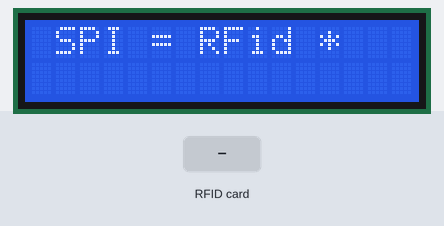
A sketch run on a simulated Arduino Uno, built with avr-gcc and run on an emulated ATmega328P. On the bench: 16×2 character LCD. Inputs (shaded band) come from the test bench.

Above: at 1.3 s.
1.4 s: RFID card 5E 7A 19 C4 held to the reader
At 2.7 s:
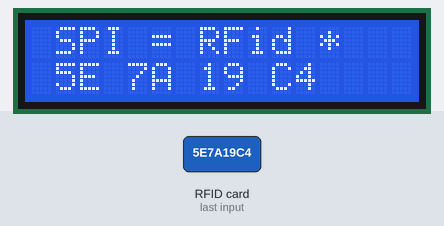
Timing chart, 0 to 4.4 s (numbered marks = the images above; inputs shaded):
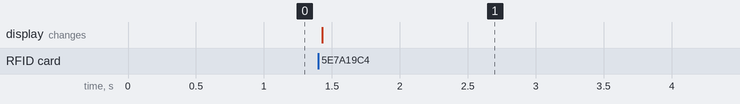

The sketch:

lcd_F_RFid.ino
```cpp
#include <LiquidCrystal.h>
#include <SPI.h>
#include <MFRC522.h>

#define RST_PIN         9           // Configurable, see typical pin layout above
#define SS_PIN          10          // Configurable, see typical pin layout above

MFRC522 mfrc522(SS_PIN, RST_PIN);   // Create MFRC522 instance

const int rs = 5, en = 3, d4 = 2, d5 = A2, d6 = 15, d7 = 14;
LiquidCrystal lcd(rs, en, d4, d5, d6, d7);

void setup() {
  lcd.begin(16, 2);
  lcd.print(" SPI = RFid * ");
  SPI.begin();                                                  // Init SPI bus
  mfrc522.PCD_Init();

  dump_byte_array(mfrc522.uid.uidByte, mfrc522.uid.size);
}
void dump_byte_array(byte *buffer, byte bufferSize) {
    for (byte i = 0; i < bufferSize; i++) {
        lcd.print(buffer[i] < 0x10 ? " 0" : " ");
        lcd.print(buffer[i], HEX);
    }
}

void loop() {
  lcd.setCursor(0,1);
 // Prepare key - all keys are set to FFFFFFFFFFFFh at chip delivery from the factory.
  MFRC522::MIFARE_Key key;
  for (byte i = 0; i < 6; i++) key.keyByte[i] = 0xFF;

  //some variables we need
  byte block;  byte len;
  MFRC522::StatusCode status;

  //-------------------------------------------

  // Reset the loop if no new card present on the sensor/reader. This saves the entire process when idle.
  if ( ! mfrc522.PICC_IsNewCardPresent()) {
    return;
  }

  // Select one of the cards
  if ( ! mfrc522.PICC_ReadCardSerial()) {
    return;
  }
  dump_byte_array(mfrc522.uid.uidByte, mfrc522.uid.size);
  delay(2000);
}
```

Measured:
- after the input at 1.4 s, the display: changes at once (image 1)
